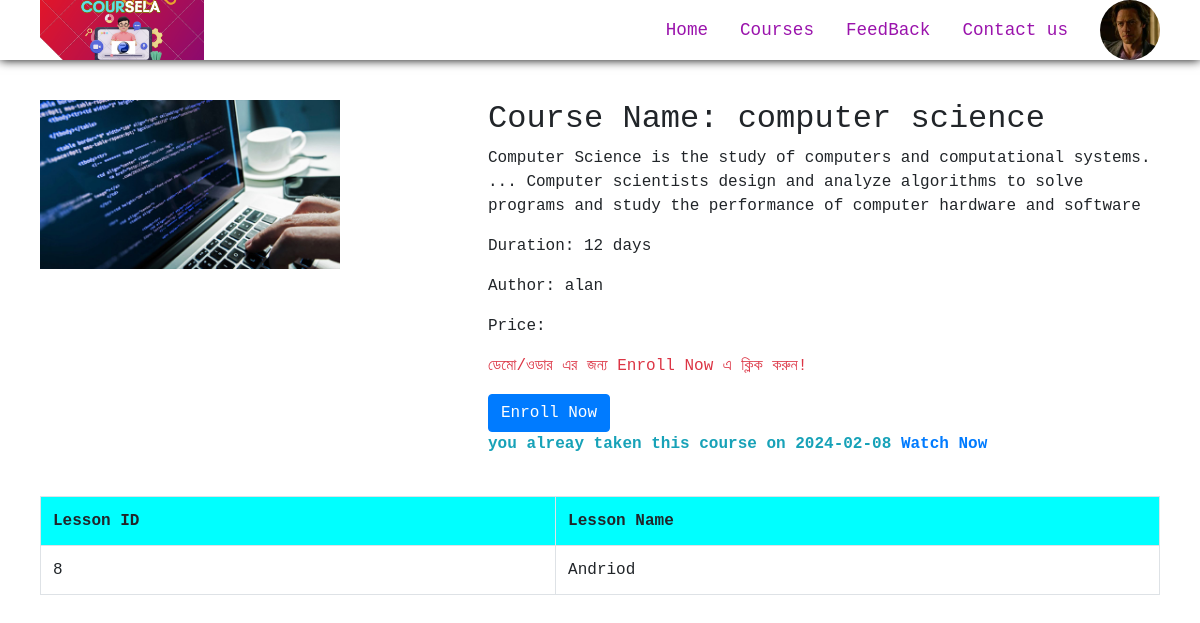
The page /coursedetails.php?id=1&enroll=1 (signed in) on the database its author committed.
### tables this page shows
CREATE TABLE `course` (
  `course_id` int(11) NOT NULL,
  `course_name` varchar(255) NOT NULL,
  `course_author` varchar(255) NOT NULL,
  `course_desc` text NOT NULL,
  `course_dur` varchar(255) NOT NULL,
  `course_img` varchar(255) NOT NULL
);

CREATE TABLE `course_enroll` (
  `enroll_id` int(11) NOT NULL,
  `enroll_date` date NOT NULL,
  `course_id` int(11) NOT NULL,
  `stu_id` int(11) NOT NULL
);

CREATE TABLE `lesson` (
  `lesson_id` int(11) NOT NULL,
  `lesson_name` varchar(255) NOT NULL,
  `lesson_yt_url` varchar(255) NOT NULL,
  `course_id` int(11) NOT NULL
);

### coursedetails.php (the view, shortened to what this page needs)
<!DOCTYPE html>
<html lang="en">
<head>
    <link rel="stylesheet" href="https://maxcdn.bootstrapcdn.com/bootstrap/4.5.2/css/bootstrap.min.css">
    <link rel="stylesheet" href="./css/nav-bar_drawer.css">
    <link rel="stylesheet" href="./css/home.css">
</head>
<body>
    <?php require './header.php'; ?>
    <section class="container">
        <div class="c_detail">
            <?php
            $info = "";
            if (isset($_GET['enroll'])) {
                if ($_GET['enroll'] !== $_GET['id'])
                {
                    echo "<span class='text-danger'>AN ERROR OCCURED :(</span>";
                    goto footer;
                }
                else {
                    if (isset($_SESSION['stu'])) {
                        $c_id = $_GET['id'];
                        $s_id = $_SESSION['stu']['stu_id'];
                        $result = $conn->query("SELECT enroll_date FROM course_enroll WHERE course_id=$c_id AND stu_id=$s_id");
                        if ($result->num_rows == 1)
                            $info = "<b class='text-info'>you alreay taken this course on " . $result->fetch_assoc()['enroll_date'] . " <a href='./student/watchcourse.php?id=" . $c_id . "'>Watch Now</a></b>";
                    } else
                        $info = "<b class='text-danger'>you need to log in first</b>";
                }
            }
            $id = $_GET['id'];
            if (is_numeric($id)) {
                $result = $conn->query("SELECT * FROM course WHERE course_id=$id");
                if ($result->num_rows == 1) {
                    $row = $result->fetch_assoc();
                    echo "<img src='./images/course_img/{$row['course_img']}' alt='course_img'>
                        <div class='about_course'>
                            <h2>Course Name: {$row['course_name']}</h2>
                            <p>{$row['course_desc']}</p>
                            <p>Duration: {$row['course_dur']}</p>
                            <p>Author: {$row['course_author']}</p>
                            <p>Price: {$row['price']}</p>
                            <p  class='text-danger'>ডেমো/ওডার এর জন্য Enroll Now এ ক্লিক করুন!</p>
                            <a href='?id={$row['course_id']}&enroll={$row['course_id']}' class='btn btn-primary'>Enroll Now</a><br>
                            {$info}
                        </div>";
                } else
                    $err = "<span class='text-danger'>COURSE NOT FOUND !</span>";
            } else
                $err = "<span class='text-danger'>COURSE NOT FOUND !</span>";
            ?>
        </div>
        <div class="l_detail">
            <table class="table table-bordered">
                <tr>
                    <th>Lesson ID</th>
                    <th>Lesson Name</th>
                </tr>
                <?php
                $result = $conn->query("SELECT lesson_id,lesson_name FROM lesson WHERE course_id=$id");
                if ($result->num_rows > 0) {
                    while ($row = $result->fetch_assoc()) {
                        echo "<tr>
                         <td>{$row['lesson_id']}</td>
                         <td>{$row['lesson_name']}</td>
                         </tr>";
                    }
                } else
                    echo "<tr>
                    <td style='color:red' colspan='2'>Enrole First :(</td>
                 </tr>";
                ?>
            </table>
        </div>
    </section>
</body>
</html>

### header.php (shortened to what this page needs)
<header>
    <div class="nav_bar container">
        <a class="head_img" href="./index.php"><img src="./images/corsela.png" alt="Coursela"></a>
        <ul class="nav_list">
            <li><a href="./index.php">Home</a></li>
            <li><a href="./index.php#course_sec">Courses</a></li>
            <li><a href="./index.php#feed_sec">FeedBack</a></li>
            <li><a href="./index.php#footer_sec">Contact us</a></li>
            <?php
            if (isset($_SESSION['stu']))
                echo "<li class='profile_img'><a href='./student/studentProfile.php'><img src='./images/stu_images/" . $_SESSION['stu']['stu_img'] . "' alt='print _name'></a></li>";
            else
                echo "<li> <a id='get_login' href='#'>Login</a></li>";
            ?>
        </ul>
    </div>
</header>

### css/nav-bar_drawer.css (style rules this page uses)
:root { --d_height:60px; --m_height:60px; --drawer_width: 60vw; }
body { overflow-x: hidden; margin: 0; font-family: 'Courier New', Courier, monospace; }
header { background-color: #fff; box-shadow: 0 0 10px black; height: var(--d_height); }
.nav_bar img { display: block; height: var(--d_height); }
.container { max-width: 1150px; margin: 0 auto; padding: 0 15px; }
.nav_bar { display: flex; justify-content: space-between; align-items: center; }
.nav_bar ul { padding: 0; margin: 0; list-style-type: none; display: flex; align-items: center; }
.nav_bar li { margin-left: 2em; }
.nav_bar a { text-decoration: none; color: rgb(154, 19, 172); font-size: 1.1em; }
.profile_img a { display: block; }
.profile_img img { border-radius: 50%; width: var(--d_height); object-fit: cover; }

### coursedetails.php (style rules this page uses)
.c_detail { margin-top: 40px; display: flex; justify-content: space-between; align-items: flex-start; }
.c_detail img { min-width: 250px; width: 30%; max-width: 300px; }
.about_course { width: 60%; }
.l_detail { margin-top: 40px; }
table th { background-color: cyan; }

### rows shown on the page
course: course_img (picture), course_name "computer science", course_desc "Computer Science is the study of computers and computational systems. ... Computer scientists design and analyze algorithms to solve programs and study the performance of computer hardware and software", course_dur "12 days", course_author "alan"
course_enroll: enroll_date "2024-02-08"
lesson: lesson_id "8", lesson_name "Andriod"
